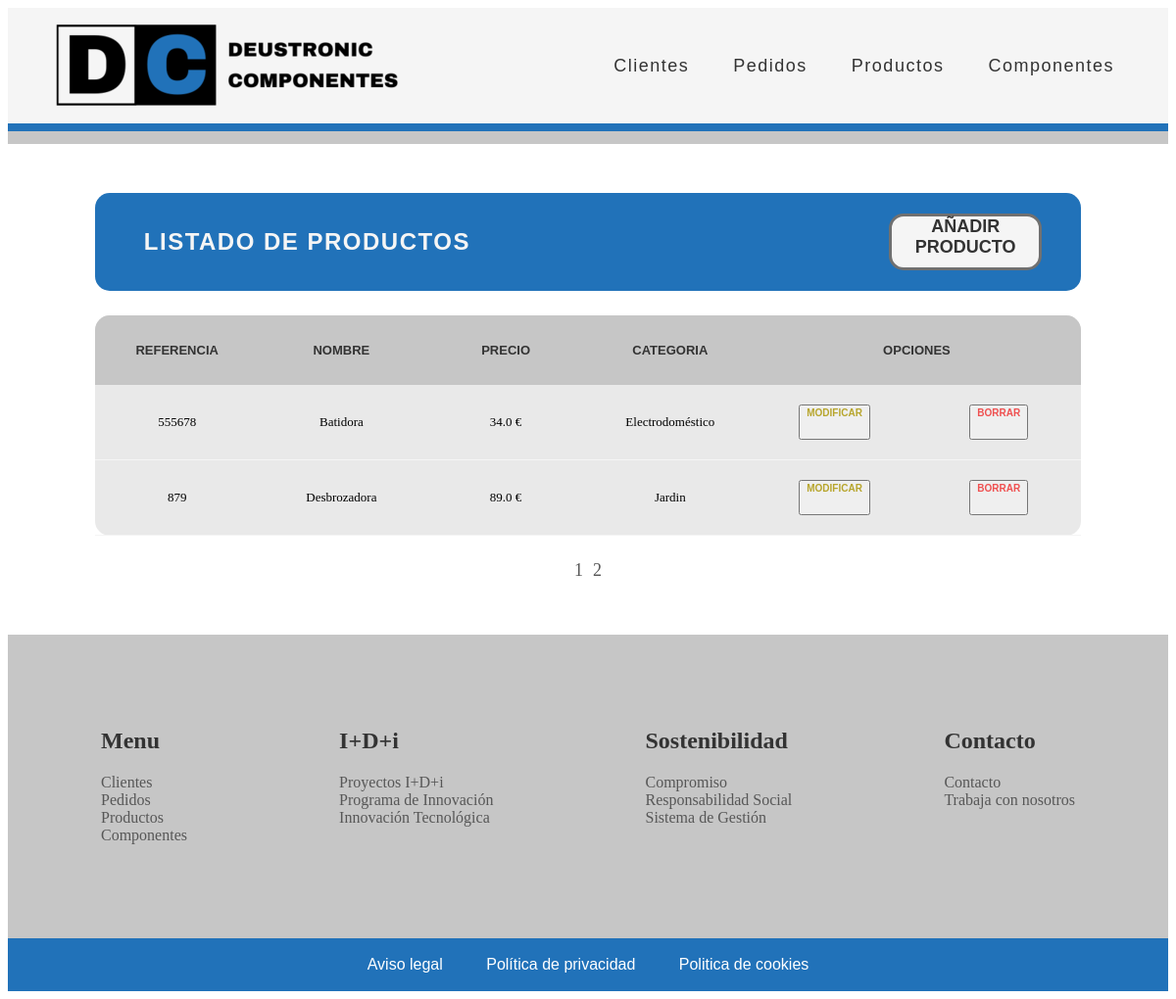
The page /appGestionPedidos/producto/list on the database its author committed.
### appGestionPedidos/models.py (models this page shows, shortened)
class Producto(models.Model):
    referencia = models.IntegerField(unique=True)
    precio = models.FloatField()
    nombre = models.CharField(max_length=16)
    descripcion = models.CharField(max_length=60)
    categoria = models.ForeignKey(Categoria, on_delete=models.CASCADE)
    componente = models.ManyToManyField(Componente)

class Categoria(models.Model):
    nombre = models.CharField(max_length=16)
    def __str__(self):
       return f"{self.nombre}"

### appGestionPedidos/views.py (the view)
# urls.py: path('producto/list', views.ProductoListView.as_view(), name='producto'),
class ProductoListView(ListView):
    model = Producto
    paginate_by = 2

### appGestionPedidos/templates/appGestionPedidos/producto_list.html (shortened to what this page needs)
{% extends "base.html" %}
{% load static %}
{% block contenido %}
<div class="main_container">
    <div class="main_title_container">
        <div class="main_title">
            <h2>LISTADO DE PRODUCTOS</h2>
        </div>
        <a href="/appGestionPedidos/producto/create" alt="crear_cliente">AÑADIR PRODUCTO</a>
    </div>
    <div class="main_table_container">
        {% if producto_list %}
        <table class="main_table">
            <thead>
                <tr>
                    <th>Referencia</th>
                    <th>Nombre</th>
                    <th>Precio</th>
                    <th>Categoria</th>
                    <th class="main_table_esp_1" colspan="2">Opciones</th>
                </tr>
            </thead>
            {% for producto in producto_list %}
            <tbody class="main_table_contenido">
                <tr>
                    <td>{{ producto.referencia }}</td>
                    <td>{{ producto.nombre }}</td>
                    <td>{{ producto.precio }} €</td>
                    <td>{{ producto.categoria }}</td>
                    <td class="main_table_esp_modificar">
                        <button><a href="/appGestionPedidos/modificar-producto/{{ producto.id }}">MODIFICAR</a></button>
                    </td>
                    <td class="main_table_esp_borrar">
                        <button><a class="btnEliminacion" href="/appGestionPedidos/eliminar-producto/{{ producto.id }}">BORRAR</a></button>
                    </td>
                </tr>
            </tbody>
            {% endfor %}
        </table>
        {% else %}
        <p>No hay productos creados.</p>
        {% endif %}
    </div>
    {% if is_paginated %}
    <div class="pagination">
        {% for i in paginator.page_range %}
        <a {% if page_obj.number == i %} class="active" {% endif %} href="?page={{i}}">{{ i }}</a>
        {% endfor %}
    </div>
    {% endif %}
</div>
{% endblock %}

### appGestionPedidos/static/CSS/estilos.css (style rules this page uses)
a:link, a:visited { text-decoration: none; }
.main_container { width: 85%; max-width: 1300px; margin: 50px auto; text-align: justify; justify-content: center; }
.main_title_container { display: flex; align-items: center; justify-content: space-between; background-color: #2172b9; border-radius: 15px; height: 100px; }
.main_title_container a { align-items: center; text-align: center; height: 52px; width: 150px; margin-right: 40px; font-size: large; font-weight: 800; color:#333333; font-family: sans-serif; background-color:whitesmoke; border-color: #333333af; border-width: 3px; border-style: solid; border-radius: 15px; }
.main_title { display: flex; align-items: center; vertical-align: middle; color: whitesmoke; padding-left: 50px; }
.main_title h2 { vertical-align: middle; font-family: sans-serif; font-size: x large; letter-spacing: 1.5px; }
.main_table_container { margin-top: 25px; display: flex; background-color: #d4d4d483; border-radius: 15px; border: solid 1px rgba(255. 255, 255, 0.2); }
.main_table { width: 100%; font-size: 14px; table-layout: fixed; border-collapse: collapse; }
.main_table thead { background: #c6c6c6; }
.main_table th { padding: 28px 28px; font-weight: 775; font-family: sans-serif; font-size: medium; text-align: center; text-transform: uppercase; color:#333333; }
.main_table th:first-child { border-top-left-radius: 15px; }
.main_table th:last-child { border-top-right-radius: 15px; }
.main_table td { margin: 40px 70px; padding: 20px 0px; font-size: medium; text-align: center; border-bottom: solid 1px whitesmoke; }
.main_table_contenido a { display: block; width: 60; height: 30px; border-radius: 10px; font-family: sans-serif; font-weight: 700; }
.main_table_esp_modificar a { font-size: medium; font-weight: 800; color: #b7a52c; font-family: sans-serif; border-radius: 15px; }
.main_table_esp_borrar a { font-size: medium; font-weight: 800; color:#ef0909af; font-family: sans-serif; }
.pagination { display: flex; justify-content: center; padding-top: 20px; }
.pagination a { padding: 5px; font-size: large; color: #575757; justify-content: center; }
@media only screen and (max-width: 1200px) { .main_table th { font-weight: 775; font-family: sans-serif; font-size: small; text-align: center; text-transform: uppercase; color:#333333; } }
@media only screen and (max-width: 1200px) { .main_table td { margin: 40px 70px; padding: 20px 0px; font-size: small; text-align: center; border-bottom: solid 1px whitesmoke; } }
@media only screen and (max-width: 1200px) { .main_table_esp_modificar a { font-size: x-small; font-weight: 800; color: #b7a52c; font-family: sans-serif; border-radius: 15px; } }
@media only screen and (max-width: 1200px) { .main_table_esp_borrar a { font-size: x-small; font-weight: 800; color:#ef0909af; font-family: sans-serif; } }

### rows shown on the page
Producto: referencia "555678", nombre "Batidora", precio "34.0", categoria "Electrodoméstico"
Producto: referencia "879", nombre "Desbrozadora", precio "89.0", categoria "Jardin"

### other values the page prints
{{ i }} "1" "2"
